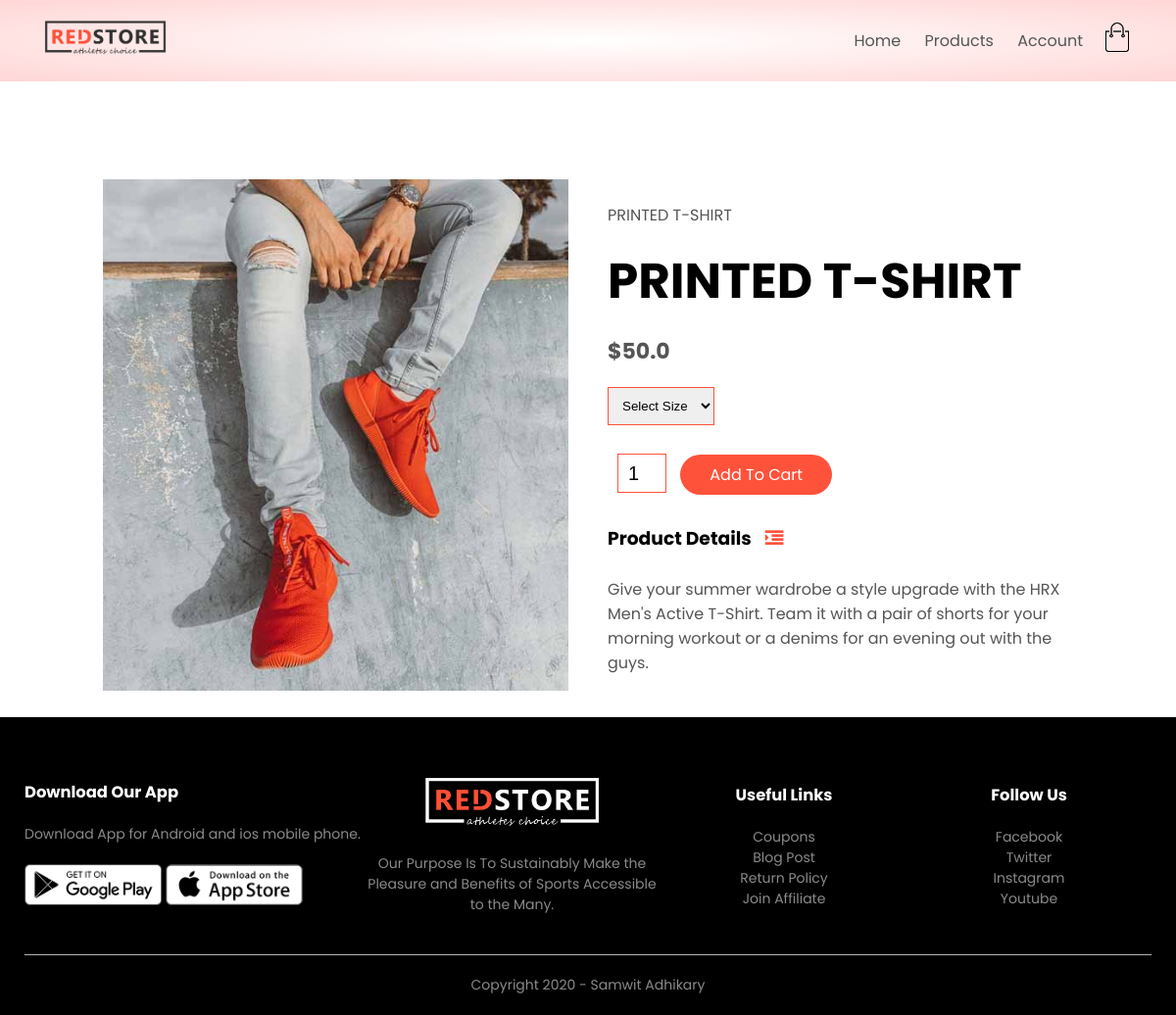
/product_detail/4, run on the app's committed database.
### products/models.py (models this page shows, shortened)
class Product(models.Model):
    LIVE=1
    DELETE=2
    DELETE_CHOICES=((LIVE,'Live'),(DELETE,'Delete'))
    title=models.CharField(max_length=200)
    price=models.FloatField()
    description=models.TextField()
    image=models.ImageField(upload_to='media/')
    priority=models.IntegerField(default=0)
    delete_status=models.IntegerField(choices=DELETE_CHOICES,default=LIVE)
    created_at=models.DateTimeField(auto_now_add=True)
    updated_at=models.DateTimeField(auto_now=True)

### products/views.py (the view)
# urls.py: path('product_detail/<pk>',views.detail_product,name='detail_product')
def detail_product(request,pk):
    product=Product.objects.get(pk=pk)
    context={'product' : product}
    return render(request,'product_detail.html',context)

### templates/product_detail.html
{% extends 'blank_layout.html' %}
{% block header %}
{% include 'header.html' %}
{% endblock header %}
{% block content %}
{% include 'product_description.html' %}
{% endblock content %}
{% block footer %}
{% include 'footer.html' %}
{% endblock footer %}

### templates/product_description.html (shortened to what this page needs)
{% load static %}
<div class="small-container single-product">
    <div class="row">
        <div class="col-2">
            <img src="{{product.image.url}}" width="100%" id="ProductImg">
        </div>
        <div class="col-2">
            <p>{{product.title}}</p>
            <h1>{{product.title}}</h1>
            <h4>${{product.price}}</h4>
            <select>
                <option>Select Size</option>
            </select>
            <input type="number" value="1">
            <a href="" class="btn">Add To Cart</a>
            <h3>Product Details <i class="fa fa-indent"></i></h3>
            <br>
            <p>{{product.description}}</p>
        </div>
    </div>
</div>

### statics/css/style.css (style rules this page uses)
* { margin: 0; padding: 0; box-sizing: border-box; }
body { font-family: 'Poppins', sans-serif; }
a { text-decoration: none; color: #555; }
p { color: #555; }
.row { display: flex; align-items: center; flex-wrap: wrap; justify-content: space-around; }
.col-2 { flex-basis: 50%; min-width: 300px; }
.col-2 img { max-width: 100%; padding: 50px 0; }
.col-2 h1 { font-size: 50px; line-height: 60px; margin: 25px 0; }
.btn { display: inline-block; background: #ff523b; color: white; padding: 8px 30px; margin: 30px 0; border-radius: 30px; transition: background 0.5s; }
.small-container { max-width: 1080px; margin: auto; padding-left: 25px; padding-right: 25px; }
h4 { color: #555; font-weight: normal; }
select { border: 1px solid #ff523b; padding: 5px; }
.single-product { margin-top: 80px; }
.single-product .col-2 img { padding: 0; }
.single-product .col-2 { padding: 20px; }
.single-product h4 { margin: 20px 0; font-size: 22px; font-weight: bold; }
.single-product select { display: block; padding: 10px; margin-top: 20px; }
.single-product input { width: 50px; height: 40px; padding-left: 10px; font-size: 20px; margin-left: 10px; border: 1px solid #ff523b; margin-right: 10px; }
.single-product .fa { color: #ff523b; margin-left: 10px; }

### data on the page
Product: image (picture), title "PRINTED T-SHIRT", price "50.0", description "Give your summer wardrobe a style upgrade with the HRX Men's Active T-Shirt. Team it with a pair of shorts for your morning workout or a denims for an evening out with the guys."
